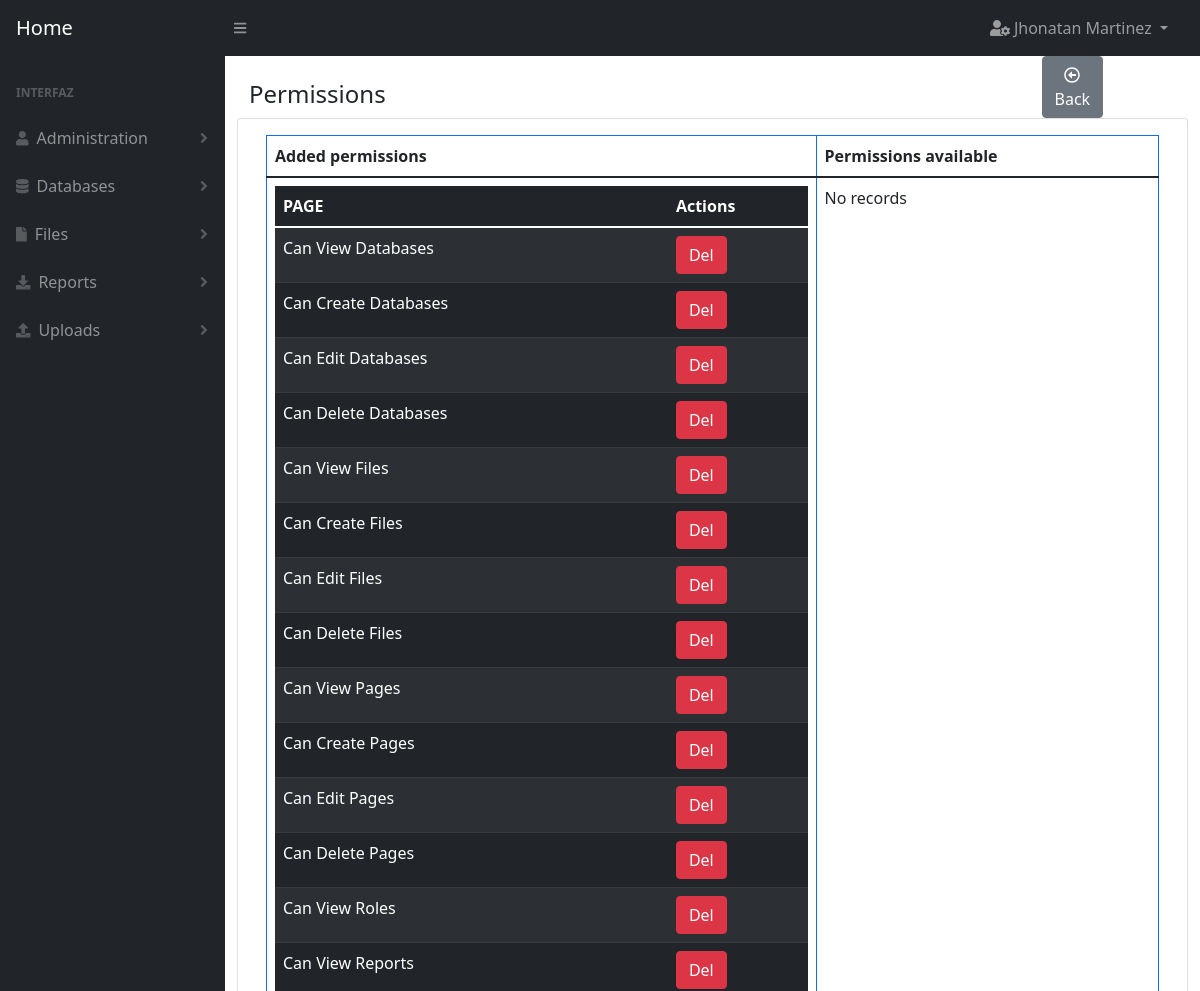
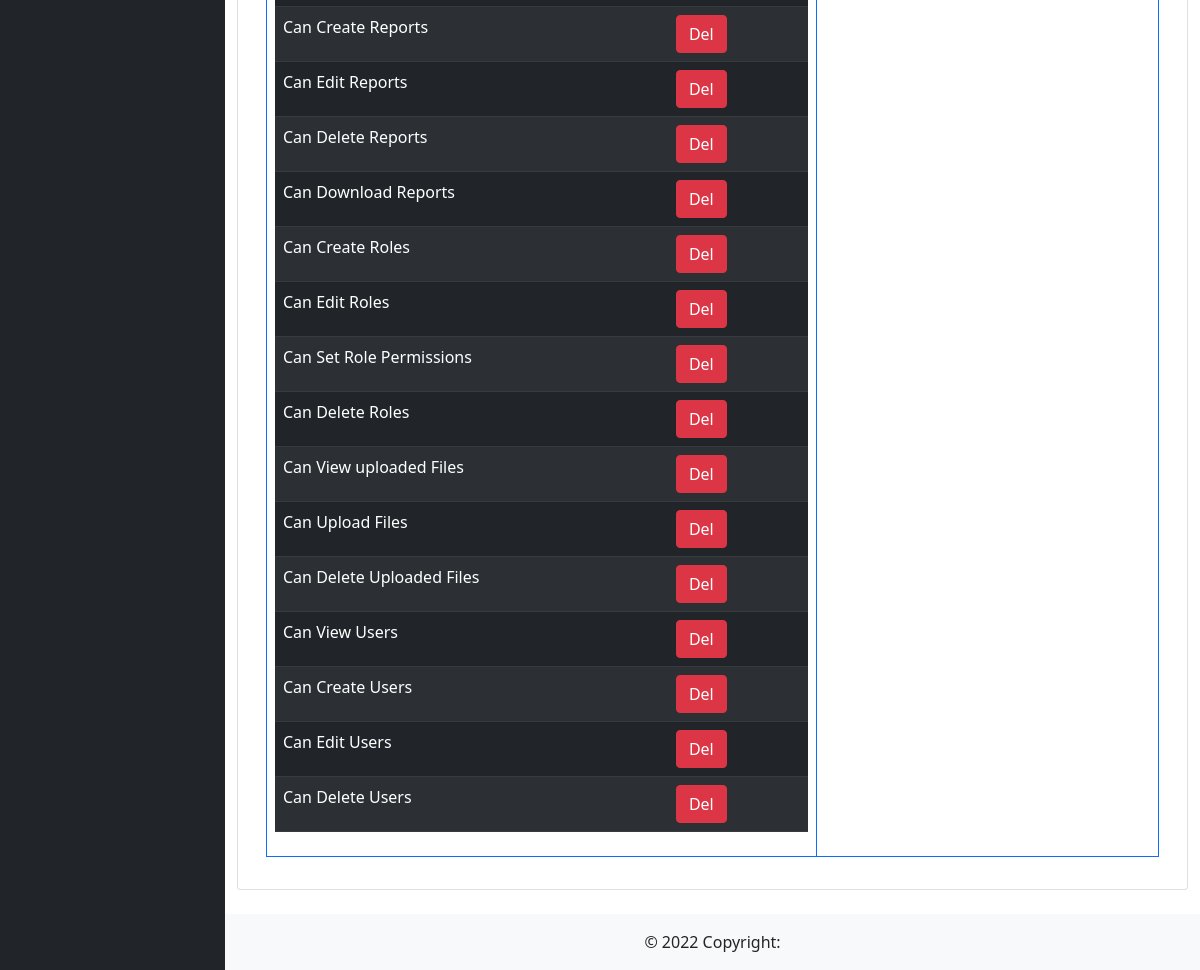
Screenshot of /permission/edit/1 (signed in) with the database file from the repository (2 pictures, top to bottom).
### user/models.py (models this page shows)
class User(db.Model):
    __tablename__ = 'users'
    id = db.Column(db.Integer, primary_key=True)
    full_name = db.Column(db.String(100))
    email = db.Column(db.String(100), unique=True)
    password = db.Column(db.String(100))
    is_admin = db.Column(db.Boolean)
    role_id = db.Column(db.Integer, db.ForeignKey('roles.id'), nullable=True)
    created_at = db.Column(db.DateTime, default=datetime.datetime.now)

### permission/models.py (models this page shows)
class Permission(db.Model):
    __tablename__ = 'permissions'
    id = db.Column(db.Integer, primary_key=True)
    role_id = db.Column(db.Integer, db.ForeignKey('roles.id'))
    page_id = db.Column(db.Integer, db.ForeignKey('pages.id'))
    created_at = db.Column(db.DateTime, default=datetime.datetime.now)

### page/models.py (models this page shows)
class Page(db.Model):
    __tablename__ = 'pages'
    id = db.Column(db.Integer, primary_key=True)
    route = db.Column(db.String(100), unique=True)
    name = db.Column(db.String(500))
    created_at = db.Column(db.DateTime, default=datetime.datetime.now)
    permissions = db.relationship('Permission', cascade='all, delete', backref='page')

### permission/routes.py (the view, shortened to what this page needs)
@permission.route(routes["edit"], methods=['GET', 'POST'])
@decorator(page=pages["edit"], url=pages["index"])
def edit(id=0):
    try:
        show_columns_pages = ['id', 'name']
        result = db.session.query(models.Permission, Role, Page).join(Role, Page).filter(Role.id == id).all()
        permissions_, pages_in = [], []
        for permission_, role, page in result:
            permissions_.append({"id": permission_.id, "page": page.name})
            pages_in.append(page.id)
        pages_ = Page.query.filter(Page.id.not_in(pages_in)).all()
        return render_template(templates["edit"], object_list=[permissions_, organize_data(pages_, show_columns_pages)])
    except Exception as exc:
        return show_error(pages["index"] + ': ' + str(exc))

### utils/auth.py (called while the page is built)
def has_permission(page):
    can_enter = False
    try:
        user = User.query.get(session['user_id'])
        if user.is_admin:
            can_enter = True
        else:
            page_id = Page.query.filter(Page.route == page).first().id
            permissions = Permission.query.filter_by(role_id=user.role_id, page_id=page_id).first()
            if permissions is not None:
                can_enter = True
    except Exception as exc:
        error_message = 'permission.queries.has_permission: ' + str(exc)
        print(error_message)
    finally:
        return can_enter

def decorator(page, url='index'):
    def _permissions(function):
        @wraps(function)
        def new_function(*args, **kwargs):
            if not has_permission(page=page):
                return show_message(id=1,
                                    url=url)
            return function(*args, **kwargs)
        return new_function
    return _permissions

### utils/main_functions.py (called while the page is built)
def organize_data(data_model, show_columns):
    object_list = []
    try:
        for row in data_model:
            dictionary = dict((column, getattr(row, column)) for column in row.__table__.columns.keys())
            delete_columns = []
            for key in dictionary.keys():
                if key not in show_columns:
                    delete_columns.append(key)
            for column in delete_columns:
                dictionary.pop(column)
            object_list.append(dictionary)
    except Exception as exc:
        error_message = __this + inspect.stack()[0][3] + ': ' + str(exc)
        print(error_message)
    finally:
        return object_list

### templates/permission/edit.html (shortened to what this page needs)
{% extends 'base/base.html' %}
{% block title%}
Permissions
{% endblock%}
{% block button1%}
<button type="button" class="btn btn-secondary" onclick="window.location.href='{{ url_for('role.index') }}'">
    <i class="far fa-arrow-alt-circle-left"></i>Back
</button>
{% endblock%}
{% block content %}
    <table class="table table-bordered border-primary">
        <thead>
            <tr>
                <th>Added permissions</th>
                <th>Permissions available</th>
            </tr>
        </thead>
        <tbody>
            <tr>
                <td>
                    {% if object_list.0%}
                    <table class="table table-dark table-striped">
                        <thead>
                            <tr>
                                {% for key in object_list.0.0 %}
                                    {% if key != 'id'%}
                                        <th>
                                            {{key.upper()}}
                                        </th>
                                    {% endif %}
                                {% endfor %}
                                <th>Actions</th>
                            </tr>
                        </thead>
                        <tbody>
                            <form action="" method="post">
                                {% for row in object_list.0 %}
                                <tr>
                                {% for key, value in row.items() %}
                                    {% if key != 'id'%}
                                    <td>
                                        {{value}}
                                    </td>
                                    {% endif %}
                                {% endfor %}
                                    <td>
                                        <button type="submit" name="submit_param" value="del.{{row.id}}" class="btn btn-danger">
                                            Del
                                        </button>
                                    </td>
                                </tr>
                                {% endfor %}
                            </form>
                        </tbody>
                    </table>
                    {% else %}
                        No records
                    {% endif %}
                </td>
                <td>
                    {% if object_list.1%}
                    <table class="table table-dark table-striped">
                        <thead>
                            <tr>
                                {% for key in object_list.1.0 %}
                                    {% if key != 'id'%}
                                        <th>
                                            {{key.upper()}}
                                        </th>
                                    {% endif %}
                                {% endfor %}
                                <th>Actions</th>
                            </tr>
                        </thead>
                        <tbody>
                            <form action="" method="post">
                                <input type="hidden" name="csrf_token" value="{{ csrf_token()}}">
                                {% for row in object_list.1 %}
                                <tr>
                                {% for key, value in row.items() %}
                                    {% if key != 'id'%}
                                    <td>
                                        {{value}}
                                    </td>
                                    {% endif %}
                                {% endfor %}
                                    <td>
                                        <button type="submit" name="submit_param" value="add.{{row.id}}" class="btn btn-primary">
                                            Add
                                        </button>
                                    </td>
                                </tr>
                                {% endfor %}
                            </form>
                        </tbody>
                    </table>
                    {% else %}
                        No records
                    {% endif %}
                </td>
            </tr>
        </tbody>
    </table>
{% endblock %}

### templates/base/base.html (shortened to what this page needs)
<!DOCTYPE html>
<html lang="es">
<head>
    <link rel='stylesheet' href= "{{url_for('static', filename='css/styles.css')}}"/>
    <link rel='stylesheet' href= "{{url_for('static', filename='css/bootstrap.min.css')}}">
</head>
<body >
    <nav class="sb-topnav navbar navbar-expand navbar-dark bg-dark">
        <a class="navbar-brand ps-3" href="{{ url_for('index') }}">Home</a>
        <button class="btn btn-link btn-sm order-1 order-lg-0 me-4 me-lg-0" id="sidebarToggle" href="#"><i class="fas fa-bars"></i></button>
        <ul class="navbar-nav ms-auto ms-md-0 me-3 me-lg-4">
            <li class="nav-item dropdown">
                <a class="nav-link dropdown-toggle" id="navbarDropdown" href="#" role="button" data-bs-toggle="dropdown" aria-expanded="false">
                    <i class="fas fa-user-cog"></i> {{session['user']}}
                </a>
            </li>
        </ul>
    </nav>
    <div id="layoutSidenav">
        <div id="layoutSidenav_nav">
            <nav class="sb-sidenav accordion sb-sidenav-dark" id="sidenavAccordion">
                <div class="sb-sidenav-menu">
                    <div class="nav">
                        <div class="sb-sidenav-menu-heading">Interfaz</div>
                         <a class="nav-link collapsed" href="#" data-bs-toggle="collapse" data-bs-target="#collapseUsers" aria-expanded="false" aria-controls="collapseLayouts">
                            <div class="sb-nav-link-icon"><i class="fa fa-user"></i></div>
                            Administration
                            <div class="sb-sidenav-collapse-arrow"><i class="fas fa-angle-down"></i></div>
                        </a>
                        <a class="nav-link collapsed" href="#" data-bs-toggle="collapse" data-bs-target="#collapseDataBases" aria-expanded="false" aria-controls="collapseLayouts">
                            <div class="sb-nav-link-icon"><i class="fa fa-database"></i></div>
                            Databases
                            <div class="sb-sidenav-collapse-arrow"><i class="fas fa-angle-down"></i></div>
                        </a>
                         <a class="nav-link collapsed" href="#" data-bs-toggle="collapse" data-bs-target="#collapseFiles" aria-expanded="false" aria-controls="collapseLayouts">
                            <div class="sb-nav-link-icon"><i class="fa fa-file"></i></div>
                            Files
                            <div class="sb-sidenav-collapse-arrow"><i class="fas fa-angle-down"></i></div>
                        </a>
                        <a class="nav-link collapsed" href="#" data-bs-toggle="collapse" data-bs-target="#collapseReports" aria-expanded="false" aria-controls="collapseLayouts">
                            <div class="sb-nav-link-icon"><i class="fas fa-download"></i></div>
                            Reports
                            <div class="sb-sidenav-collapse-arrow"><i class="fas fa-angle-down"></i></div>
                        </a>
                        <a class="nav-link collapsed" href="#" data-bs-toggle="collapse" data-bs-target="#collapseUploads" aria-expanded="false" aria-controls="collapseLayouts">
                            <div class="sb-nav-link-icon"><i class="fas fa-upload"></i></div>
                            Uploads
                            <div class="sb-sidenav-collapse-arrow"><i class="fas fa-angle-down"></i></div>
                        </a>
                    </div>
                </div>
            </nav>
        </div>
        <div id="layoutSidenav_content">
            <main>
                <div class="container-fluid px-4">
                    <div class="row">
                        <div class="col-10">
                            <h4 class="mt-4">
                                {% block title %}{% endblock %}
                            </h4>
                        </div>
                        <div class="col-1">
                        {% block button1 %}
                        {% endblock %}
                        </div>
                        <div class="col-1">
                        </div>
                    </div>
                    <div class="row">
                        <div class="card mb-4">
                            <div class="card-body">
                            {% block content %}{% endblock %}
                            </div>
                        </div>
                    </div>
                </div>
            </main>
            <footer class="bg-light text-center text-lg-start">
                <div class="text-center p-3" style="background-color: rgba(0, 0, 0, 0);">
                  © 2022 Copyright:
                </div>
            </footer>
        </div>
    </div>
</body>
</html>

### rows the page displays
User: user "Jhonatan Martinez"
Permission: name "Can View Databases"
Permission: name "Can Create Databases"
Permission: name "Can Edit Databases"
Permission: name "Can Delete Databases"
Permission: name "Can View Files"
Permission: name "Can Create Files"
Permission: name "Can Edit Files"
Permission: name "Can Delete Files"
Permission: name "Can View Pages"
Permission: name "Can Create Pages"
Permission: name "Can Edit Pages"
Permission: name "Can Delete Pages"
Permission: name "Can View Roles"
Permission: name "Can View Reports"
Permission: name "Can Create Reports"
Permission: name "Can Edit Reports"
Permission: name "Can Delete Reports"
Permission: name "Can Download Reports"
Permission: name "Can Create Roles"
Permission: name "Can Edit Roles"
Permission: name "Can Set Role Permissions"
Permission: name "Can Delete Roles"
Permission: name "Can View uploaded Files"
Permission: name "Can Upload Files"
Permission: name "Can Delete Uploaded Files"
Permission: name "Can View Users"
Permission: name "Can Create Users"
Permission: name "Can Edit Users"
Permission: name "Can Delete Users"

### other values shown
{{ key.upper() }} "PAGE"
